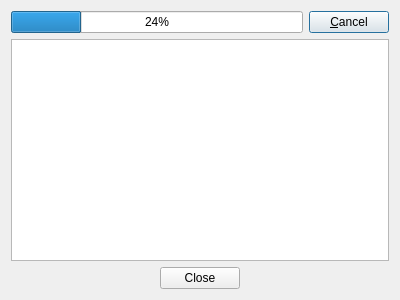
<ui version="4.0" >
 <class>ProgressDialog</class>
 <widget class="QDialog" name="ProgressDialog" >
  <property name="geometry" >
   <rect>
    <x>0</x>
    <y>0</y>
    <width>400</width>
    <height>300</height>
   </rect>
  </property>
  <property name="windowTitle" >
   <string>Progress</string>
  </property>
  <layout class="QVBoxLayout" >
   <item>
    <layout class="QHBoxLayout" >
     <item>
      <widget class="QProgressBar" name="bar" >
       <property name="value" >
        <number>24</number>
       </property>
      </widget>
     </item>
     <item>
      <widget class="QPushButton" name="buttonCancel" >
       <property name="text" >
        <string>&amp;Cancel</string>
       </property>
      </widget>
     </item>
    </layout>
   </item>
   <item>
    <widget class="QListWidget" name="display" />
   </item>
   <item>
    <widget class="QDialogButtonBox" name="buttonBox" >
     <property name="orientation" >
      <enum>Qt::Horizontal</enum>
     </property>
     <property name="standardButtons" >
      <set>QDialogButtonBox::Close</set>
     </property>
     <property name="centerButtons" >
      <bool>true</bool>
     </property>
    </widget>
   </item>
  </layout>
 </widget>
 <resources/>
 <connections>
  <connection>
   <sender>buttonBox</sender>
   <signal>accepted()</signal>
   <receiver>ProgressDialog</receiver>
   <slot>accept()</slot>
   <hints>
    <hint type="sourcelabel" >
     <x>248</x>
     <y>254</y>
    </hint>
    <hint type="destinationlabel" >
     <x>157</x>
     <y>274</y>
    </hint>
   </hints>
  </connection>
  <connection>
   <sender>buttonBox</sender>
   <signal>rejected()</signal>
   <receiver>ProgressDialog</receiver>
   <slot>reject()</slot>
   <hints>
    <hint type="sourcelabel" >
     <x>316</x>
     <y>260</y>
    </hint>
    <hint type="destinationlabel" >
     <x>286</x>
     <y>274</y>
    </hint>
   </hints>
  </connection>
 </connections>
</ui>
